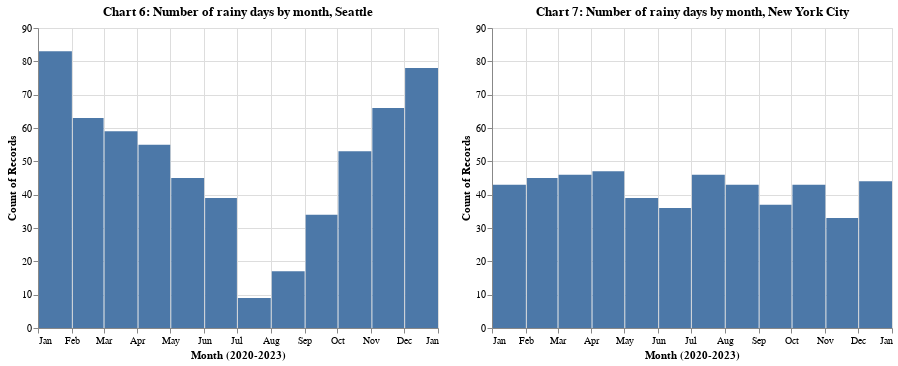

The cell this chart's notebook holds for it:
### Markdown cell above
While NYC had a higher quantity of rain, it initially seems that Seattle has a higher number of rainy days. Chart 5 also shows an increase in rainy days in the winter months and decrease in the summer months, which was similar to Seattle's pattern of days with heavy rain and dissimilar to NYC's (as expressed in Chart 3).

### Code cell
chart6 = alt.Chart(df).mark_bar().encode(
    alt.Y('count():Q'),
    alt.X('month(date):T', title='Month (2020-2023)')
).transform_filter('datum.precipitation > 0.00'
).transform_filter('datum.city == "SEA"'
).properties(title='Chart 6: Number of rainy days by month, Seattle')

chart7 = alt.Chart(df).mark_bar().encode(
    alt.Y('count():Q', scale=alt.Scale(domain=[0, 90])),
    alt.X('month(date):T', title='Month (2020-2023)')
).transform_filter('datum.precipitation > 0.00'
).transform_filter('datum.city == "NYC"'
).properties(title='Chart 7: Number of rainy days by month, New York City')

chart6 | chart7

### Figure 1 — Vega-Lite specification as saved in the notebook (floating-point values rounded to 4 significant figures; data arrays with more than 128 entries replaced by an {"elided": "..."} marker saying what was removed)
{"config": {"view": {"continuousWidth": 400, "continuousHeight": 300}}, "hconcat": [{"mark": "bar", "encoding": {"x": {"field": "date", "timeUnit": "month", "title": "Month (2020-2023)", "type": "temporal"}, "y": {"aggregate": "count", "type": "quantitative"}}, "title": "Chart 6: Number of rainy days by month, Seattle", "transform": [{"filter": "datum.precipitation > 0.00"}, {"filter": "datum.city == \"SEA\""}]}, {"mark": "bar", "encoding": {"x": {"field": "date", "timeUnit": "month", "title": "Month (2020-2023)", "type": "temporal"}, "y": {"aggregate": "count", "scale": {"domain": [0, 90]}, "type": "quantitative"}}, "title": "Chart 7: Number of rainy days by month, New York City", "transform": [{"filter": "datum.precipitation > 0.00"}, {"filter": "datum.city == \"NYC\""}]}], "data": {"name": "data-b5808048831bcd26a40da6692cee2928"}, "$schema": "https://vega.github.io/schema/vega-lite/v4.17.0.json", "datasets": {"data-b5808048831bcd26a40da6692cee2928": {"elided": "2922 records"}}}
